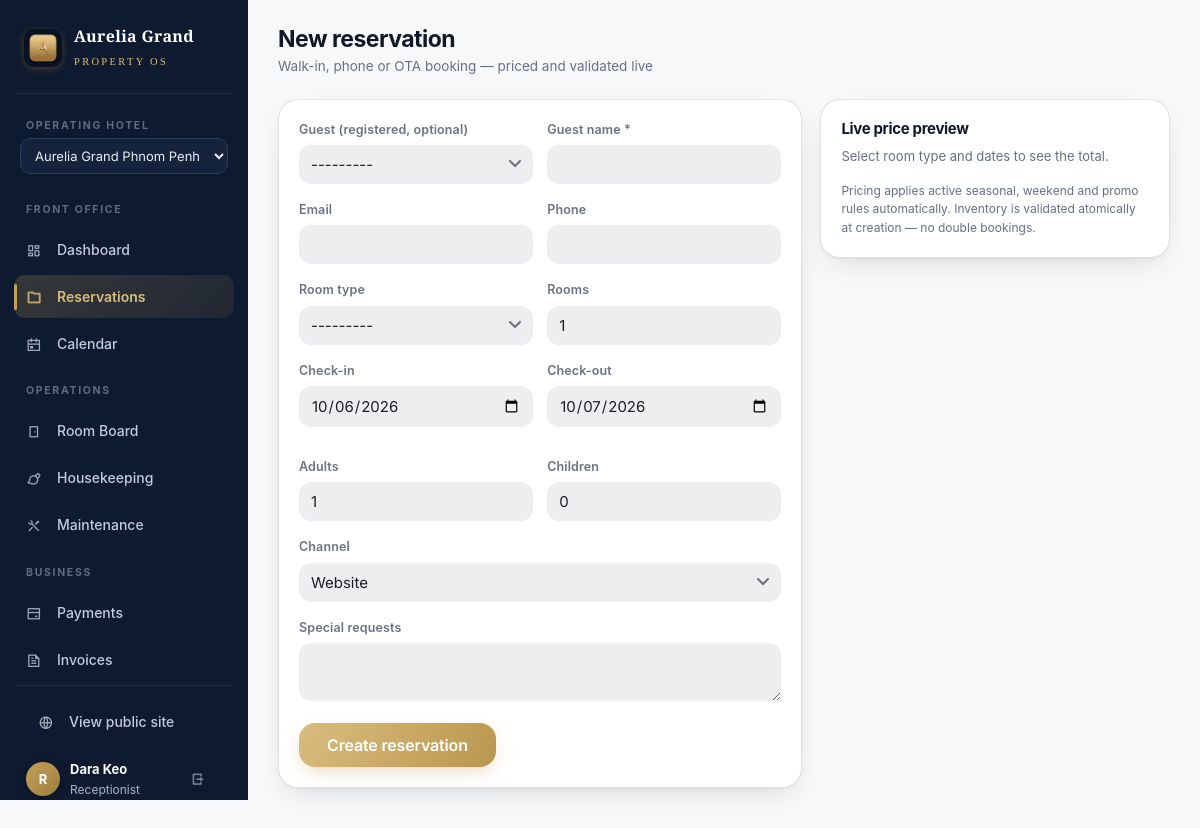
The app's page /pms/reservations/new/ (signed in) with its own data.
### accounts/models.py (models this page shows, shortened)
class User(AbstractUser):
    class Role(models.TextChoices):
        GUEST = "guest", "Guest"
        RECEPTIONIST = "receptionist", "Receptionist"
        HOUSEKEEPING = "housekeeping", "Housekeeping"
        MANAGER = "manager", "Group Manager"
        PROPERTY_MANAGER = "property_manager", "Property Manager"
        ADMIN = "admin", "Administrator"
    STAFF_ROLES = {Role.RECEPTIONIST, Role.HOUSEKEEPING, Role.MANAGER, Role.PROPERTY_MANAGER, Role.ADMIN}
    role = models.CharField(max_length=20, choices=Role.choices, default=Role.GUEST)
    home_property = models.ForeignKey(
        "hotel.Property", on_delete=models.SET_NULL, null=True, blank=True,
        related_name="staff", help_text="Home hotel for staff; blank = chain-wide (head office)",
    )
    phone = models.CharField(max_length=32, blank=True)
    avatar_initials = models.CharField(max_length=4, blank=True)
    welcome_offer_used = models.BooleanField(default=False, help_text="10% first-stay welcome offer has been consumed")
    class Meta:
        ordering = ["username"]
    def __str__(self):
        return f"{self.get_full_name() or self.username} ({self.get_role_display()})"
    @property
    def is_staff_role(self) -> bool:
        return self.role in self.STAFF_ROLES
    @property
    def is_manager_or_above(self) -> bool:
        return self.role in {self.Role.MANAGER, self.Role.PROPERTY_MANAGER, self.Role.ADMIN}
    @property
    def is_group_manager_or_above(self) -> bool:
        return self.role in {self.Role.MANAGER, self.Role.ADMIN}
    @property
    def is_property_manager(self) -> bool:
        return self.role == self.Role.PROPERTY_MANAGER

### bookings/views.py (the view, shortened to what this page needs)
# urls.py: path("reservations/new/", views.reservation_new, name="booking_new"),
@front_office_required
def reservation_new(request):
    form = StaffBookingForm(request.POST or None)
    prop = get_active_property(request)
    if prop:
        form.fields["room_type"].queryset = RoomType.objects.filter(is_active=True, property=prop)
    preview = None
    if request.method == "POST":
        token = request.POST.get("idem_token", "")
        done_pk = request.session.get(f"idem_done_{token}") if token else None
        if done_pk:
            messages.info(request, "Duplicate submission ignored — reservation already created.")
            return redirect("pms:booking_detail", pk=done_pk)
        idem_token = token or uuid.uuid4().hex
    else:
        idem_token = request.session.setdefault("booking_token", uuid.uuid4().hex)
    try:
        rt_id = request.GET.get("room_type") or (form.data.get("room_type") if form.data else None)
        ci = request.GET.get("check_in") or (form.data.get("check_in") if form.data else None)
        co = request.GET.get("check_out") or (form.data.get("check_out") if form.data else None)
    except Exception:
        preview = None
    return render(request, "pms/booking_new.html", {"form": form, "preview": preview,
                                                    "room_types": RoomType.objects.filter(is_active=True),
                                                    "idem_token": idem_token})

### templates/pms/booking_new.html (shortened to what this page needs)
{% extends "staff_base.html" %}
{% load hotel_extras %}
{% block content %}
<div class="pms-head">
  <div><h1>New reservation</h1><div class="sub">Walk-in, phone or OTA booking — priced and validated live</div></div>
</div>
<div class="dash-grid" style="grid-template-columns:1.5fr 1fr">
  <div class="card card-pad">
    <form method="post" id="new-booking-form">
      <div class="form-row">
        <div class="field"><label>Guest (registered, optional)</label>{{ form.guest }}</div>
        <div class="field"><label>Guest name *</label>{{ form.guest_name }}{% for e in form.guest_name.errors %}<p class="errorlist">{{ e }}</p>{% endfor %}</div>
      </div>
      <div class="form-row">
        <div class="field"><label>Email</label>{{ form.guest_email }}</div>
        <div class="field"><label>Phone</label>{{ form.guest_phone }}</div>
      </div>
      <div class="form-row">
        <div class="field"><label>Room type</label>{{ form.room_type }}</div>
        <div class="field"><label>Rooms</label>{{ form.rooms_count }}</div>
      </div>
      <div class="form-row">
        <div class="field"><label>Check-in</label>{{ form.check_in }}</div>
        <div class="field"><label>Check-out</label>{{ form.check_out }}</div>
        <div class="field"><label>Adults</label>{{ form.adults }}</div>
        <div class="field"><label>Children</label>{{ form.children }}</div>
      </div>
      <div class="form-row">
        <div class="field"><label>Channel</label>{{ form.source }}</div>
      </div>
      <div class="field"><label>Special requests</label>{{ form.special_requests }}</div>
      <button class="btn btn-gold btn-lg" type="submit">Create reservation</button>
    </form>
  </div>
  <div class="card card-pad summary-panel">
    <h3 class="card-title mb-2">Live price preview</h3>
    <div id="price-preview">
      {% if preview %}
        <div class="summary-line"><span>Rooms subtotal ({{ preview.night_count }} nights × {{ preview.rooms }})</span><b>{{ preview.subtotal|money }}</b></div>
        {% if preview.service %}<div class="summary-line"><span>Service charge</span><b>{{ preview.service|money }}</b></div>{% endif %}
        <div class="summary-line"><span>Tax (5%)</span><b>{{ preview.tax|money }}</b></div>
        <div class="summary-line total"><span>Total</span><b>{{ preview.total|money }}</b></div>
      {% else %}
        <p class="muted small">Select room type and dates to see the total.</p>
      {% endif %}
    </div>
    <p class="tiny muted mt-3">Pricing applies active seasonal, weekend and promo rules automatically. Inventory is validated atomically at creation — no double bookings.</p>
  </div>
</div>
{% endblock %}

### templates/staff_base.html (shortened to what this page needs)
{% load static hotel_extras %}<!DOCTYPE html>
<html lang="en">
<head>
  <link rel="stylesheet" href="{% static 'css/fonts/remixicon.css' %}">
  <link rel="stylesheet" href="{% static 'css/app.css' %}?v=20260929-rbac-housekeeping">
  <link rel="stylesheet" href="{% static 'css/ios.css' %}?v=20260927-logo-simple">
  <link rel="stylesheet" href="{% static 'css/premium.css' %}?v=20260928-responsive-1">
</head>
<body>
<div class="pms-layout">
  <aside class="sidebar" id="sidebar">
    <a class="brand" href="{% if user.role == 'housekeeping' %}{% url 'operations:task_board' %}{% else %}{% url 'pms:dashboard' %}{% endif %}">
      <span class="mark">A</span>
      <span><span class="name">Aurelia Grand</span><br><span class="sub">Property OS</span></span>
    </a>
    {% if user.role != 'housekeeping' %}
    <form method="get" action="{% url 'pms:switch_property' %}" style="padding:0 6px 10px" id="prop-switch">
      <label class="side-label" style="padding:6px 6px 4px;display:block">Operating hotel</label>
      <select name="property" onchange="this.form.submit()"
              style="background:#16233d;color:#e9ecf3;border-color:#2a3a5c;font-size:13px;padding:8px 10px">
        {% for pr in properties %}
        <option value="{{ pr.pk }}" {% if active_property and active_property.pk == pr.pk %}selected{% endif %}>{{ pr.name }}</option>
        {% endfor %}
      </select>
    </form>
    <span class="side-label">Front office</span>
    <a class="side-link {% nav_active '/pms/' exact=True %}" href="{% url 'pms:dashboard' %}"><span class="ic"><i class="ri-dashboard-line" aria-hidden="true"></i></span> Dashboard</a>
    <a class="side-link {% nav_active '/pms/reservations' %}" href="{% url 'pms:reservations' %}"><span class="ic"><i class="ri-folder-line" aria-hidden="true"></i></span> Reservations</a>
    <a class="side-link {% nav_active '/pms/calendar' %}" href="{% url 'pms:calendar' %}"><span class="ic"><i class="ri-calendar-event-line" aria-hidden="true"></i></span> Calendar</a>
    <span class="side-label">Operations</span>
    <a class="side-link {% nav_active '/operations/rooms' %}" href="{% url 'operations:room_board' %}"><span class="ic"><i class="ri-door-line" aria-hidden="true"></i></span> Room Board</a>
    <a class="side-link {% nav_active '/operations/housekeeping' %}" href="{% url 'operations:task_board' %}"><span class="ic"><i class="ri-brush-line" aria-hidden="true"></i></span> Housekeeping</a>
    <a class="side-link {% nav_active '/operations/maintenance' %}" href="{% url 'operations:maintenance' %}"><span class="ic"><i class="ri-tools-line" aria-hidden="true"></i></span> Maintenance</a>
    {% if user.is_manager_or_above %}
    <span class="side-label">Business</span>
    <a class="side-link {% nav_active '/pms/rates' %}" href="{% url 'pms:rates' %}"><span class="ic"><i class="ri-price-tag-3-line" aria-hidden="true"></i></span> Rates & Rules</a>
    <a class="side-link {% nav_active '/finance/payments' %}" href="{% url 'finance:payments' %}"><span class="ic"><i class="ri-bank-card-line" aria-hidden="true"></i></span> Payments</a>
    <a class="side-link {% nav_active '/finance/invoices' %}" href="{% url 'finance:invoices' %}"><span class="ic"><i class="ri-file-text-line" aria-hidden="true"></i></span> Invoices</a>
    <a class="side-link {% nav_active '/finance/reports' %}" href="{% url 'finance:reports' %}"><span class="ic"><i class="ri-bar-chart-2-line" aria-hidden="true"></i></span> Reports</a>
    <a class="side-link {% nav_active '/analytics' %}" href="{% url 'analytics:overview' %}"><span class="ic"><i class="ri-line-chart-line" aria-hidden="true"></i></span> Analytics</a>
    {% else %}
    <span class="side-label">Business</span>
    <a class="side-link {% nav_active '/finance/payments' %}" href="{% url 'finance:payments' %}"><span class="ic"><i class="ri-bank-card-line" aria-hidden="true"></i></span> Payments</a>
    <a class="side-link {% nav_active '/finance/invoices' %}" href="{% url 'finance:invoices' %}"><span class="ic"><i class="ri-file-text-line" aria-hidden="true"></i></span> Invoices</a>
    {% endif %}
    {% else %}
    <span class="side-label">My work</span>
    <a class="side-link {% nav_active '/operations/housekeeping' %}" href="{% url 'operations:task_board' %}"><span class="ic"><i class="ri-brush-line" aria-hidden="true"></i></span> My Housekeeping Tasks</a>
    {% endif %}
    <div class="side-foot">
      <a class="side-link" href="{% url 'core:home' %}"><span class="ic"><i class="ri-global-line" aria-hidden="true"></i></span> View public site</a>
      <div class="flex gap-2 mt-3">
        <span class="avatar" title="{{ user.username }}">{{ user.username|slice:":1"|upper }}</span>
        <span style="min-width:0">
          <b style="color:#fff;display:block;font-size:13px;overflow:hidden;text-overflow:ellipsis">{{ user.get_full_name|default:user.username }}</b>
          <span class="tiny">{{ user.get_role_display }}</span>
        </span>
        <form method="post" action="{% url 'accounts:logout' %}" style="margin-left:auto">{% csrf_token %}
          <button class="btn btn-ghost btn-sm" style="color:#8b95a9" title="Sign out" type="submit"><i class="ri-logout-box-r-line" aria-hidden="true"></i></button>
        </form>
      </div>
    </div>
  </aside>
  <main class="pms-main">
    {% block content %}{% endblock %}
  </main>
</div>
</body>
</html>

### records on screen
User: username "R", get_full_name "Dara Keo", role "Receptionist"

### other values on screen
form field property "Aurelia Grand Phnom Penh"
